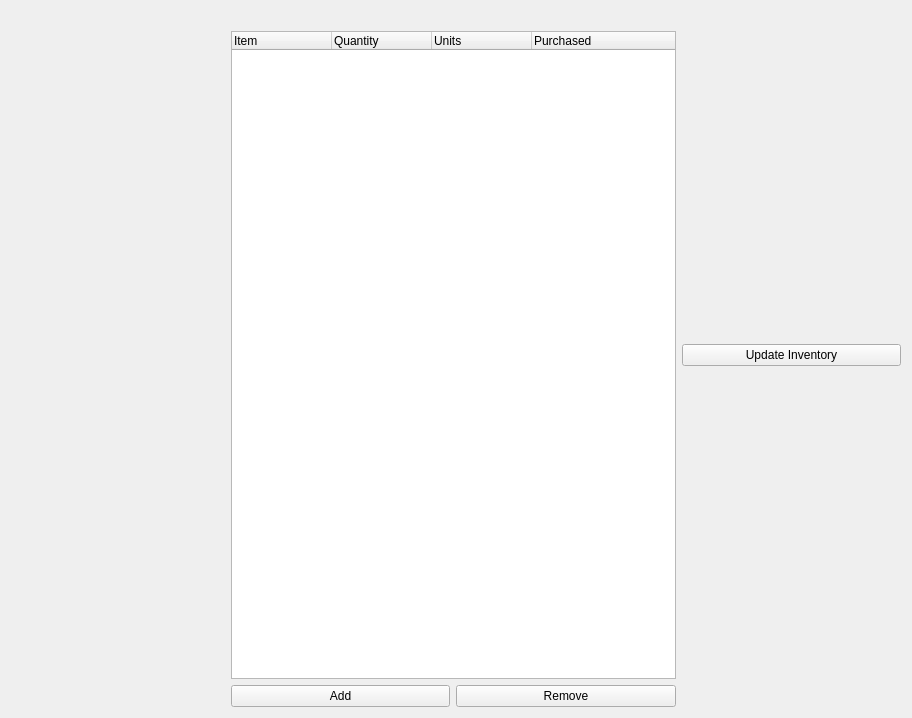
<?xml version="1.0" encoding="UTF-8"?>
<ui version="4.0">
 <class>ShoppingListWidget</class>
 <widget class="QWidget" name="ShoppingListWidget">
  <property name="geometry">
   <rect>
    <x>0</x>
    <y>0</y>
    <width>912</width>
    <height>718</height>
   </rect>
  </property>
  <property name="windowTitle">
   <string>Form</string>
  </property>
  <layout class="QGridLayout" name="gridLayout">
   <item row="1" column="0">
    <spacer name="horizontalSpacer_3">
     <property name="orientation">
      <enum>Qt::Horizontal</enum>
     </property>
     <property name="sizeHint" stdset="0">
      <size>
       <width>40</width>
       <height>20</height>
      </size>
     </property>
    </spacer>
   </item>
   <item row="1" column="2">
    <spacer name="horizontalSpacer_2">
     <property name="orientation">
      <enum>Qt::Horizontal</enum>
     </property>
     <property name="sizeHint" stdset="0">
      <size>
       <width>40</width>
       <height>20</height>
      </size>
     </property>
    </spacer>
   </item>
   <item row="1" column="3">
    <spacer name="horizontalSpacer">
     <property name="orientation">
      <enum>Qt::Horizontal</enum>
     </property>
     <property name="sizeHint" stdset="0">
      <size>
       <width>40</width>
       <height>20</height>
      </size>
     </property>
    </spacer>
   </item>
   <item row="4" column="2" colspan="2">
    <widget class="QTreeWidget" name="shopping_list">
     <column>
      <property name="text">
       <string>Item</string>
      </property>
     </column>
     <column>
      <property name="text">
       <string>Quantity</string>
      </property>
     </column>
     <column>
      <property name="text">
       <string>Units</string>
      </property>
     </column>
     <column>
      <property name="text">
       <string>Purchased</string>
      </property>
     </column>
    </widget>
   </item>
   <item row="1" column="4">
    <spacer name="horizontalSpacer_4">
     <property name="orientation">
      <enum>Qt::Horizontal</enum>
     </property>
     <property name="sizeHint" stdset="0">
      <size>
       <width>40</width>
       <height>20</height>
      </size>
     </property>
    </spacer>
   </item>
   <item row="5" column="3">
    <widget class="QPushButton" name="remove_button">
     <property name="text">
      <string>Remove</string>
     </property>
    </widget>
   </item>
   <item row="5" column="2">
    <widget class="QPushButton" name="add_button">
     <property name="text">
      <string>Add</string>
     </property>
    </widget>
   </item>
   <item row="4" column="4">
    <widget class="QPushButton" name="update_inventory_button">
     <property name="text">
      <string>Update Inventory</string>
     </property>
    </widget>
   </item>
  </layout>
 </widget>
 <resources/>
 <connections/>
</ui>
